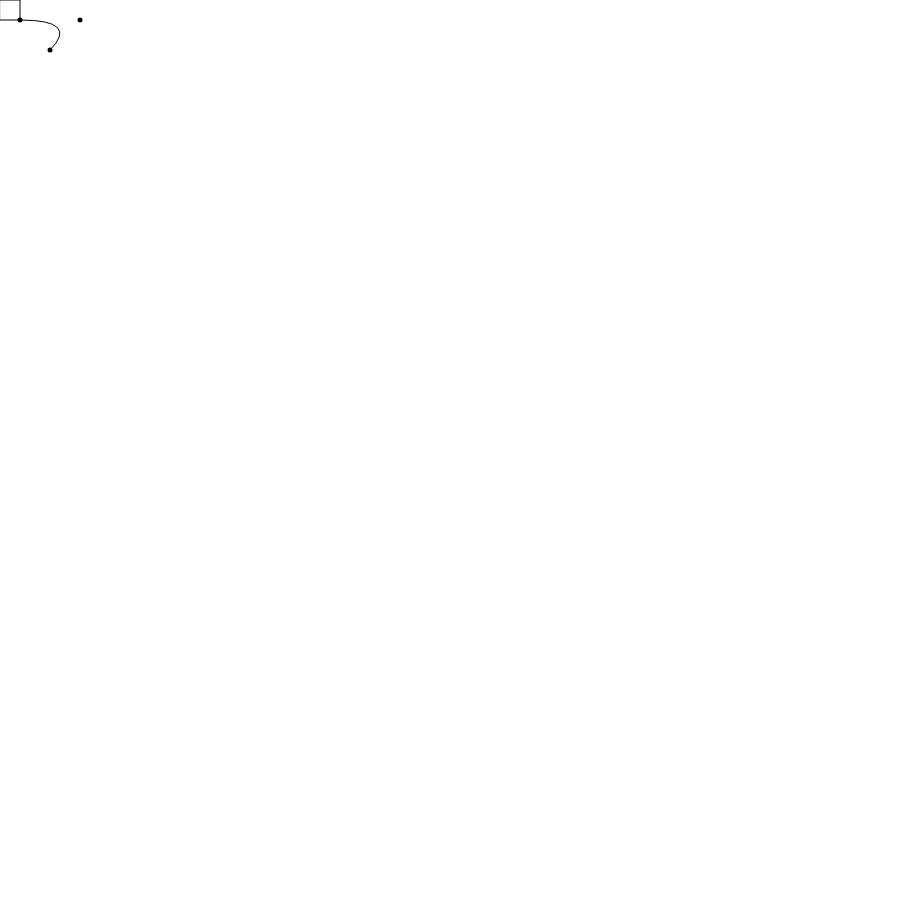
Frame 1 (no input)
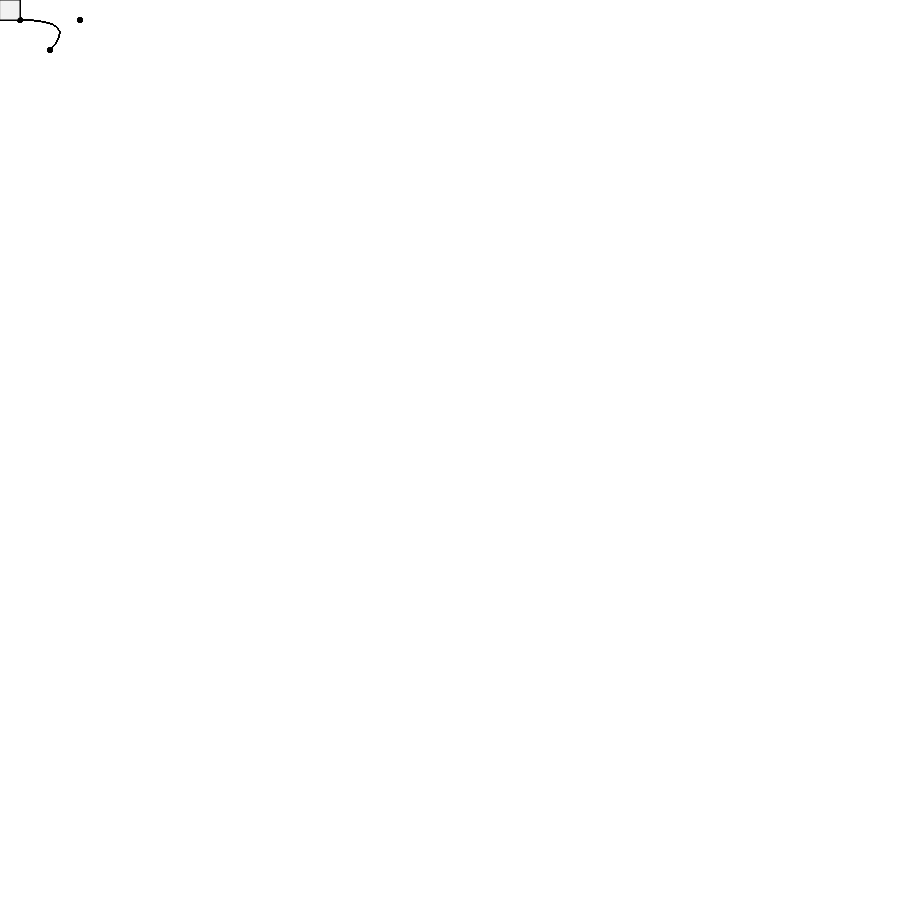
Frame 60 (no input)
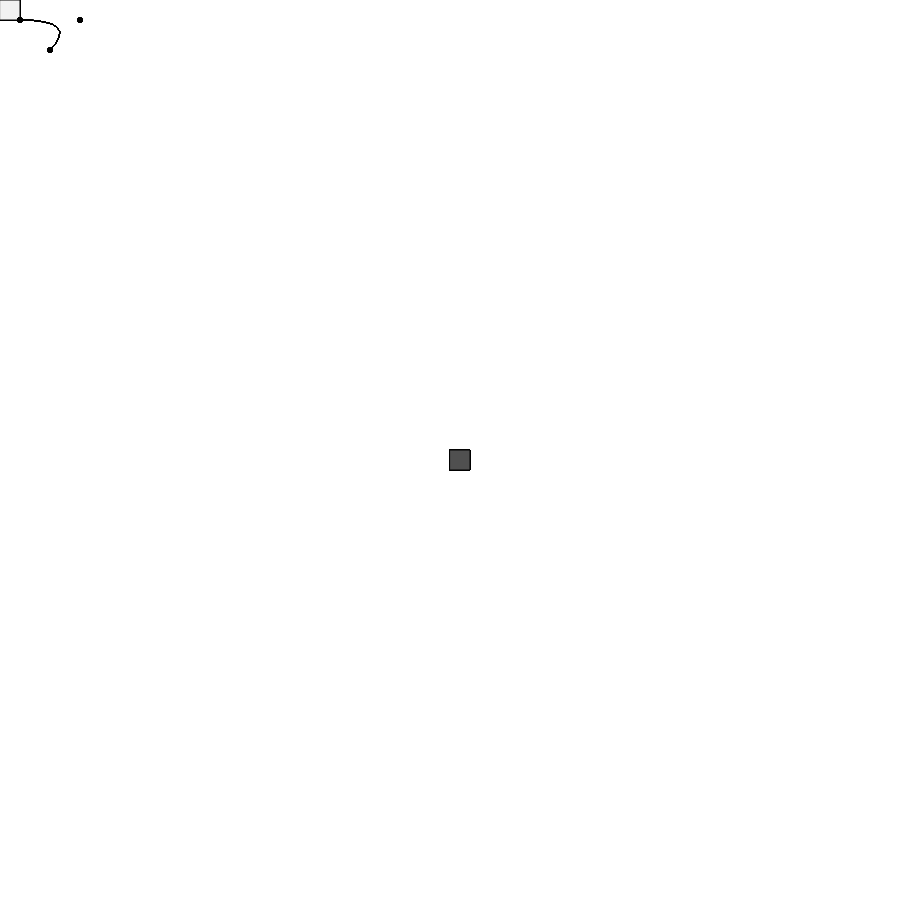
Frame 120 (the mouse pressed at the canvas centre since frame 60)

The p5.js sketch that drew these frames (run headless with seeded random() and noise() and a simulated clock; from frame 60 on, the mouse is pressed at the canvas centre):

// p5.js sketch
// ── sketch.js
function setup() {
  createCanvas(900, 900);
}

function draw() {
  fill(random(400));
  rect(mouseX, mouseY, 20, 20);
  
 strokeWeight(5);
point(20, 20);
point(80, 20);
point(50, 50);

noFill();
strokeWeight(1);
beginShape();
vertex(20, 20);
quadraticVertex(80, 20, 50, 50);
endShape(); 
  
  
  
  
  
  
  
  
  
  
  
  
  
}
